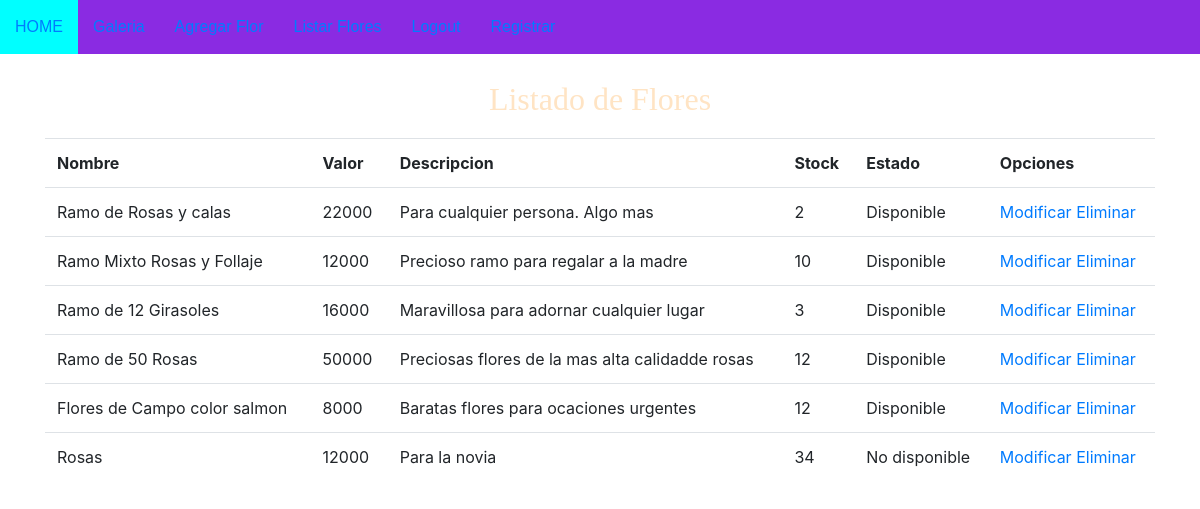
The page /listado_flores/ (signed in) on the database its author committed.
### cine/models.py (models this page shows, shortened)
class Pelicula(models.Model):
    name=models.CharField(max_length=45,primary_key=True)
    valor=models.IntegerField()
    descripcion=models.TextField()
    stock=models.IntegerField()
    estado=models.TextField()
    imagen=models.ImageField(upload_to='pelis',null=True)

### cine/views.py (the view)
# urls.py: path('listado_flores/',listado_flores,name='listado_flores'),
@login_required(login_url='/login/')
def listado_flores(request):
    flores = Pelicula.objects.all()
    data = {
        'flores':flores
    }
    return render(request, 'core/listado_flores.html',data)

### cine/templates/core/listado_flores.html
{% extends "core/base.html" %}
{% block contenido %}
<h2> Listado de Flores </h2>
<table class="table">
  <tr>
     <th>Nombre</th>
     <th>Valor</th>
     <th>Descripcion</th>
     <th>Stock</th>
     <th>Estado</th>
     <th>Opciones</th>
  </tr>
    {% for f in flores %}
      <tr>
         <td>{{ f.name }}</td>
         <td>{{ f.valor }}</td>
         <td>{{ f.descripcion }}</td>
         <td>{{ f.stock }}</td>
         <td>{{ f.estado }}</td>
         <td>
             <a href="{% url 'modificar_flores' f.name %}">Modificar</a>
             <a href="{% url 'eliminar_flor' f.name %}">Eliminar</a>
         </td>
      </tr>
    {% endfor %}
</table>
{% endblock contenido %}

### cine/templates/core/base.html (shortened to what this page needs)
<!DOCTYPE html>
<html lang="en">
{% load static %}
<head>
    <link href="{% static 'css/estilos_romeo.css' %}" type="text/css" rel="stylesheet">
    <link rel="stylesheet" href="https://stackpath.bootstrapcdn.com/bootstrap/4.4.1/css/bootstrap.min.css">
</head>
<body>
    <header>
        <nav>
            <ol>
                <li>
                    <a href="{% url 'IND' %}"> Home</a>
                </li>
                <li>
                    <a href="{% url 'GAL' %}"> Galeria</a>
                </li>
                <li>
                    <a href="{% url 'nueva_flor' %}">Agregar Flor</a>
                </li>
                <li>
                    <a href="{% url 'listado_flores' %}">Listar Flores</a>
                </li>
                <li>
                    <a href="{% url 'CERRARSESION' %}">Logout</a>
                </li>
                <li>
                    <a href="{% url 'registro_usuario' %}">Registrar</a>
                </li>
            </ol>
        </nav>
    </header>
    <section>
    <div class="container">
       {% block contenido %}
       {% endblock contenido %}
    </div>
    </section>
</body>
</html>

### cine/static/css/estilos_romeo.css (style rules this page uses)
* { margin: 0; padding: 0; }
h2 { color: brown; font-family: Cambria, Cochin, Georgia, Times, 'Times New Roman', serif }
body { background-color: rgb(38, 43, 43,0.8); }
ol, ul { list-style: none; }
header { width: 100%; position: fixed; z-index: 100; }
nav li { float: left; list-style: none; display: block; background-color: blueviolet; font-family: Arial, Helvetica, sans-serif; padding: 15px; }
nav li a { text-decoration: none; }
nav { background-color: blueviolet; width: 100%; overflow: auto; }
section { padding-top: 80px; }
section h2 { text-align: center;margin-bottom: 20px; color: bisque;font-family: Cambria, Cochin, Georgia, Times, 'Times New Roman', serif; }

### rows shown on the page
Pelicula: name "Ramo de Rosas y calas", valor "22000", descripcion "Para cualquier persona. Algo mas", stock "2", estado "Disponible"
Pelicula: name "Ramo Mixto Rosas y Follaje", valor "12000", descripcion "Precioso ramo para regalar a la madre", stock "10", estado "Disponible"
Pelicula: name "Ramo de 12 Girasoles", valor "16000", descripcion "Maravillosa para adornar cualquier lugar", stock "3", estado "Disponible"
Pelicula: name "Ramo de 50 Rosas", valor "50000", descripcion "Preciosas flores de la mas alta calidadde rosas", stock "12", estado "Disponible"
Pelicula: name "Flores de Campo color salmon", valor "8000", descripcion "Baratas flores para ocaciones urgentes", stock "12", estado "Disponible"
Pelicula: name "Rosas", valor "12000", descripcion "Para la novia", stock "34", estado "No disponible"
